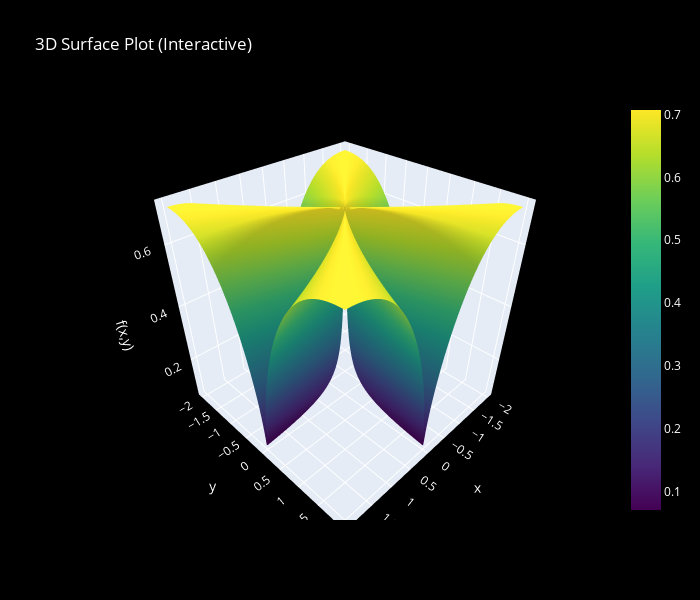

Notebook code for this chart:
### Markdown cell above
- plotlyで描画（インタラクティブ）

### Code cell
import plotly.graph_objects as go

# 3D サーフェス
fig3d = go.Figure(data=[go.Surface(z=Z, x=X, y=Y, colorscale='Viridis')])
fig3d.update_layout(scene=dict(
    xaxis_title='x', yaxis_title='y', zaxis_title='f(x,y)'),
    title="3D Surface Plot (Interactive)",
    paper_bgcolor='black',   # 図全体の背景
    plot_bgcolor='black',    # 座標軸の背景
    font_color='white',      # 軸ラベル・タイトルなどの文字色
    width=700, height=600,
)
fig3d.show()

### Figure 1 — Plotly figure (JSON) as saved in the notebook; plotly's stock layout.template omitted (floating-point values rounded to 4 significant figures; data arrays with more than 128 entries replaced by an {"elided": "..."} marker saying what was removed)
{"data": [{"colorscale": [[0, "#440154"], [0.1111, "#482878"], [0.2222, "#3e4989"], [0.3333, "#31688e"], [0.4444, "#26828e"], [0.5556, "#1f9e89"], [0.6667, "#35b779"], [0.7778, "#6ece58"], [0.8889, "#b5de2b"], [1, "#fde725"]], "type": "surface", "x": {"elided": "200x200 float values"}, "y": {"elided": "200x200 float values"}, "z": {"elided": "200x200 float values"}}], "layout": {"font": {"color": "white"}, "height": 600, "paper_bgcolor": "black", "plot_bgcolor": "black", "scene": {"xaxis": {"title": {"text": "x"}}, "yaxis": {"title": {"text": "y"}}, "zaxis": {"title": {"text": "f(x,y)"}}}, "title": {"text": "3D Surface Plot (Interactive)"}, "width": 700}}
